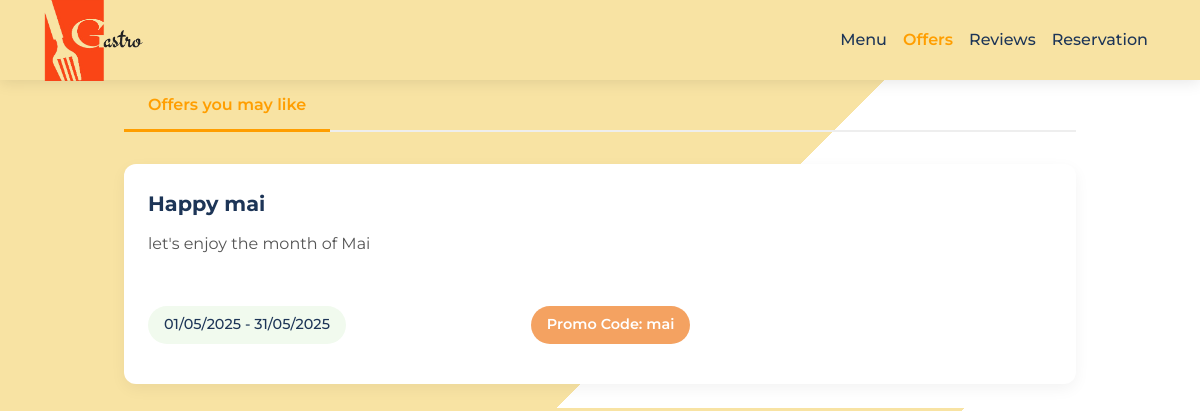
Screenshot of /offers/client-offers/ (signed in) with the database file from the repository.
### offers/models.py (models this page shows, shortened)
class Offer(models.Model):
    title = models.CharField(max_length=100)
    description = models.TextField()
    start_date = models.DateField()
    end_date = models.DateField()
    discount = models.FloatField()
    code = models.CharField(max_length=50, unique=True)
    uses = models.PositiveIntegerField(default=0)
    image = models.ImageField(upload_to='offers_images/', blank=True, null=True)
    @property
    def status(self):
        today = timezone.now().date()
        if today < self.start_date:
            return OfferStatus.UPCOMING
        elif self.start_date <= today <= self.end_date:
            return OfferStatus.ACTIVE
        else:
            return OfferStatus.EXPIRED

### offers/views.py (the view)
# urls.py: path('client-offers/', views.client_offer_list, name='client_offers'),
def client_offer_list(request):
    today = timezone.now().date()
    offers = Offer.objects.all()
    active_offers = [o for o in offers if o.status == OfferStatus.ACTIVE]
    return render(request, 'client/offers.html', {'active_offers': active_offers})

### templates/client/offers.html (shortened to what this page needs)
<!DOCTYPE html>
{% load static %}
<html lang="fr">
<head>
    <link href="https://cdn.jsdelivr.net/npm/bootstrap@5.3.2/dist/css/bootstrap.min.css" rel="stylesheet">
    <link rel="stylesheet" href="{% static 'styles/client/offers.css' %}">
</head>
<body>
    <nav class="navbar navbar-expand-lg">
        <div class="container">
            <a class="navbar-brand" href="{% url 'landing_page' %}"><img src="{% static 'images/GASTRO_LINK-.png'  %}" alt="GastroLink" class="logo"></a>
            <div class="collapse navbar-collapse" id="navbarNav">
                <ul class="navbar-nav ms-auto">
                    <li class="nav-item"><a class="nav-link" href="{% url 'order' %}">Menu</a></li>
                    <li class="nav-item"><a class="nav-link active" href="{% url 'client_offers' %}">Offers</a></li>
                    <li class="nav-item"><a class="nav-link" href="{% url 'review_list' %}">Reviews</a></li>
                    <li class="nav-item"><a class="nav-link" href="{% url 'create_reservation' %}">Reservation</a></li>
                </ul>
            </div>
        </div>
    </nav>
    <div class="offers-container">
        <div class="offers-filter">
            <div class="filter-tab active">Offers you may like</div>
        </div>
        {% if active_offers %}
            {% for offer in active_offers %}
            <div class="offer-card">
                <div class="offer-content">
                    <div class="offer-title">{{ offer.title }}</div>
                    <div class="offer-description">{{ offer.description }}</div>
                    <div class="offer-details">
                        <div class="offer-period">
                            {{ offer.start_date|date:"d/m/Y" }} - {{ offer.end_date|date:"d/m/Y" }}
                        </div>
                        <div class="promo-code">Promo Code: {{ offer.code }}</div>
                    </div>
                </div>
            </div>
            {% endfor %}
        {% else %}
            <p class="text-center mt-4">No active offers at the moment. Please check back later!</p>
        {% endif %}
    </div>
</body>
</html>

### static/styles/client/offers.css (style rules this page uses)
:root { --primary: #ff9e00; --secondary: #f4a261; --light: #f1faee; --dark: #1d3557; --accent: #457b9d; --warning: #ff9e00; }
body { font-family: 'Montserrat', sans-serif; background: linear-gradient( 135deg, #f8e3a3 0%, #f8e3a3 60%, #ffffff 60%, #ffffff 100% ); }
.navbar { height: 80px; padding: 0 2rem; box-shadow: 0 2px 15px rgba(0,0,0,0.1); background-color: #f8e3a3 !important; flex-shrink: 0; }
.logo { width: 100px; height: 85px; }
.nav-link { padding: 0.5rem 1.2rem; font-weight: 500; color: var(--dark) !important; position: relative; }
.nav-link:after { content: ''; position: absolute; width: 0; height: 2px; bottom: 0; left: 0; background-color: var(--primary); transition: width 0.3s; }
.nav-link.active { color: var(--primary) !important; font-weight: 600; }
.offers-container { max-width: 1000px; margin: 0 auto; padding: 0 1.5rem; }
.offers-filter { display: flex; margin-bottom: 2rem; border-bottom: 2px solid #eee; }
.filter-tab { padding: 0.8rem 1.5rem; font-weight: 600; color: var(--dark); cursor: pointer; position: relative; }
.filter-tab.active { color: var(--primary); }
.filter-tab.active:after { content: ''; position: absolute; width: 100%; height: 3px; bottom: -2px; left: 0; background-color: var(--primary); }
.offer-card { background: white; border-radius: 12px; padding: 1.5rem; box-shadow: 0 5px 15px rgba(0,0,0,0.05); margin-bottom: 1.5rem; margin-top: 1.5rem; transition: all 0.3s ease; display: flex; height: 220px; overflow: hidden; }
.offer-content { width: 60%; display: flex; flex-direction: column; }
.offer-title { font-size: 1.3rem; font-weight: 700; color: var(--dark); margin-bottom: 0.8rem; }
.offer-description { color: #555; margin-bottom: 1rem; line-height: 1.5; flex-grow: 1; }
.offer-details { display: flex; justify-content: space-between; align-items: center; margin-bottom: 1rem; flex-wrap: wrap; }
.offer-period { background-color: var(--light); padding: 0.5rem 1rem; border-radius: 20px; font-weight: 500; color: var(--dark); font-size: 0.9rem; }
.promo-code { background-color: #f4a261; color: white; padding: 0.5rem 1rem; border-radius: 20px; font-weight: 600; font-size: 0.9rem; }

### rows the page displays
Offer: title "Happy mai", description "let's enjoy the month of Mai", start_date "01/05/2025", end_date "31/05/2025", code "mai"
